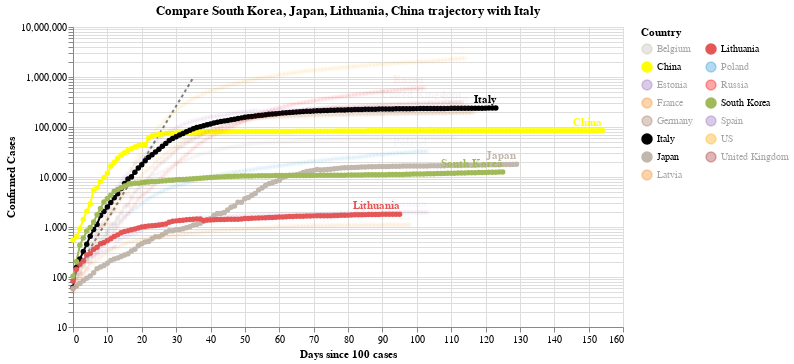

Notebook source saved alongside this figure:
### Code cell
#hide_input
chart3 = make_since_chart(dff2, ['South Korea', 'Japan', 'Lithuania', 'China'], baseline_countries)
chart3

### Figure 1 — Vega-Lite specification as saved in the notebook (floating-point values rounded to 4 significant figures; data arrays with more than 128 entries replaced by an {"elided": "..."} marker saying what was removed)
{"config": {"view": {"continuousWidth": 400, "continuousHeight": 300}}, "layer": [{"data": {"name": "data-628230001892d6798b50651be41d1b3e"}, "mark": {"type": "line", "color": "black", "opacity": 0.5, "strokeDash": [3, 3]}, "encoding": {"x": {"type": "quantitative", "field": "Days since 100 cases"}, "y": {"type": "quantitative", "field": "Confirmed Cases"}}}, {"data": {"name": "data-51bc33ec562c9719798066b3537ca09a"}, "mark": {"type": "line", "point": true}, "encoding": {"color": {"type": "nominal", "field": "Country", "legend": {"columns": 2}, "scale": {"domain": ["Belgium", "China", "Estonia", "France", "Germany", "Italy", "Japan", "Latvia", "Lithuania", "Poland", "Russia", "South Korea", "Spain", "US", "United Kingdom"], "range": ["#C1B7AD", "yellow", "#9467bd", "#F58518", "#9D755D", "black", "#C1B7AD", "#F58518", "#E45756", "#2495D3", "red", "#A1BA59", "#9467bd", "orange", "brown"]}}, "opacity": {"condition": {"value": 1, "selection": "selector001"}, "value": 0.05}, "tooltip": [{"type": "nominal", "field": "Country"}, {"type": "temporal", "field": "Date"}, {"type": "quantitative", "field": "Confirmed Cases"}, {"type": "quantitative", "field": "Days since 100 cases"}], "x": {"type": "quantitative", "field": "Days since 100 cases"}, "y": {"type": "quantitative", "field": "Confirmed Cases", "scale": {"type": "log"}}}, "selection": {"selector001": {"type": "multi", "fields": ["Country"], "bind": "legend", "init": [{"Country": "South Korea"}, {"Country": "Japan"}, {"Country": "Lithuania"}, {"Country": "China"}, {"Country": "Italy"}]}}, "width": 550}, {"data": {"name": "data-51bc33ec562c9719798066b3537ca09a"}, "mark": {"type": "text", "align": "right", "dy": -8, "fontWeight": "bold"}, "encoding": {"color": {"type": "nominal", "field": "Country", "legend": {"columns": 2}, "scale": {"domain": ["Belgium", "China", "Estonia", "France", "Germany", "Italy", "Japan", "Latvia", "Lithuania", "Poland", "Russia", "South Korea", "Spain", "US", "United Kingdom"], "range": ["#C1B7AD", "yellow", "#9467bd", "#F58518", "#9D755D", "black", "#C1B7AD", "#F58518", "#E45756", "#2495D3", "red", "#A1BA59", "#9467bd", "orange", "brown"]}}, "opacity": {"condition": {"value": 1, "selection": "selector001"}, "value": 0.05}, "text": {"type": "nominal", "field": "Country"}, "tooltip": [{"type": "nominal", "field": "Country"}, {"type": "temporal", "field": "Date"}, {"type": "quantitative", "field": "Confirmed Cases"}, {"type": "quantitative", "field": "Days since 100 cases"}], "x": {"type": "quantitative", "field": "Days since 100 cases"}, "y": {"type": "quantitative", "field": "Confirmed Cases", "scale": {"type": "log"}}}, "transform": [{"filter": "(datum['Date'] >= 1592956800000)"}], "width": 550}], "title": "Compare South Korea, Japan, Lithuania, China trajectory with Italy", "$schema": "https://vega.github.io/schema/vega-lite/v4.0.2.json", "datasets": {"data-628230001892d6798b50651be41d1b3e": [{"Days since 100 cases": 0, "Confirmed Cases": 100.0}, {"Days since 100 cases": 1, "Confirmed Cases": 130.0}, {"Days since 100 cases": 2, "Confirmed Cases": 169.0}, {"Days since 100 cases": 3, "Confirmed Cases": 219.7}, {"Days since 100 cases": 4, "Confirmed Cases": 285.6}, {"Days since 100 cases": 5, "Confirmed Cases": 371.3}, {"Days since 100 cases": 6, "Confirmed Cases": 482.7}, {"Days since 100 cases": 7, "Confirmed Cases": 627.5}, {"Days since 100 cases": 8, "Confirmed Cases": 815.7}, {"Days since 100 cases": 9, "Confirmed Cases": 1060.0}, {"Days since 100 cases": 10, "Confirmed Cases": 1379.0}, {"Days since 100 cases": 11, "Confirmed Cases": 1792.0}, {"Days since 100 cases": 12, "Confirmed Cases": 2330.0}, {"Days since 100 cases": 13, "Confirmed Cases": 3029.0}, {"Days since 100 cases": 14, "Confirmed Cases": 3937.0}, {"Days since 100 cases": 15, "Confirmed Cases": 5119.0}, {"Days since 100 cases": 16, "Confirmed Cases": 6654.0}, {"Days since 100 cases": 17, "Confirmed Cases": 8650.0}, {"Days since 100 cases": 18, "Confirmed Cases": 11250.0}, {"Days since 100 cases": 19, "Confirmed Cases": 14620.0}, {"Days since 100 cases": 20, "Confirmed Cases": 19000.0}, {"Days since 100 cases": 21, "Confirmed Cases": 24710.0}, {"Days since 100 cases": 22, "Confirmed Cases": 32120.0}, {"Days since 100 cases": 23, "Confirmed Cases": 41750.0}, {"Days since 100 cases": 24, "Confirmed Cases": 54280.0}, {"Days since 100 cases": 25, "Confirmed Cases": 70560.0}, {"Days since 100 cases": 26, "Confirmed Cases": 91730.0}, {"Days since 100 cases": 27, "Confirmed Cases": 119300.0}, {"Days since 100 cases": 28, "Confirmed Cases": 155000.0}, {"Days since 100 cases": 29, "Confirmed Cases": 201500.0}, {"Days since 100 cases": 30, "Confirmed Cases": 262000.0}, {"Days since 100 cases": 31, "Confirmed Cases": 340600.0}, {"Days since 100 cases": 32, "Confirmed Cases": 442800.0}, {"Days since 100 cases": 33, "Confirmed Cases": 575600.0}, {"Days since 100 cases": 34, "Confirmed Cases": 748300.0}, {"Days since 100 cases": 35, "Confirmed Cases": 972800.0}], "data-51bc33ec562c9719798066b3537ca09a": {"elided": "1733 records"}}}
